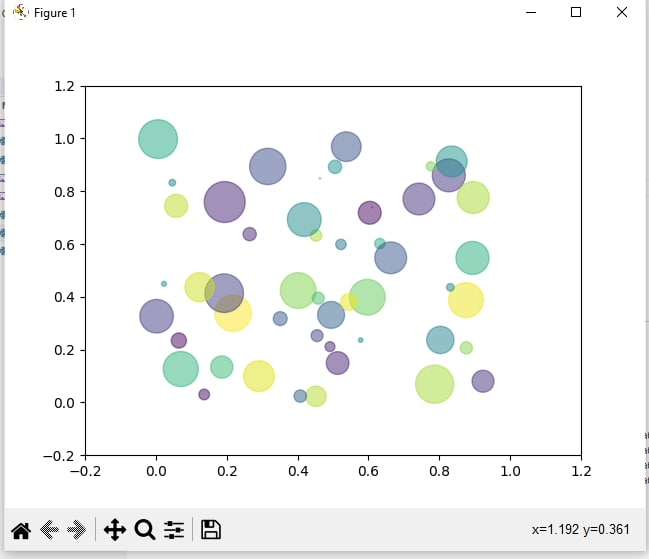

The script that drew this image:
#scatter
import numpy as np
import numpy.random
import matplotlib.pyplot as plt

N = 50
x = np.random.rand(N)
y = np.random.rand(N)
colors = np.random.rand(N)
area = (30 * np.random.rand(N))**2  # 0 to 15 point radii
plt.ylim(-0.2, 1.2)
plt.xlim(-0.2,1.2)
plt.scatter(x, y, s=area, c=colors, alpha=0.5)
plt.show()
